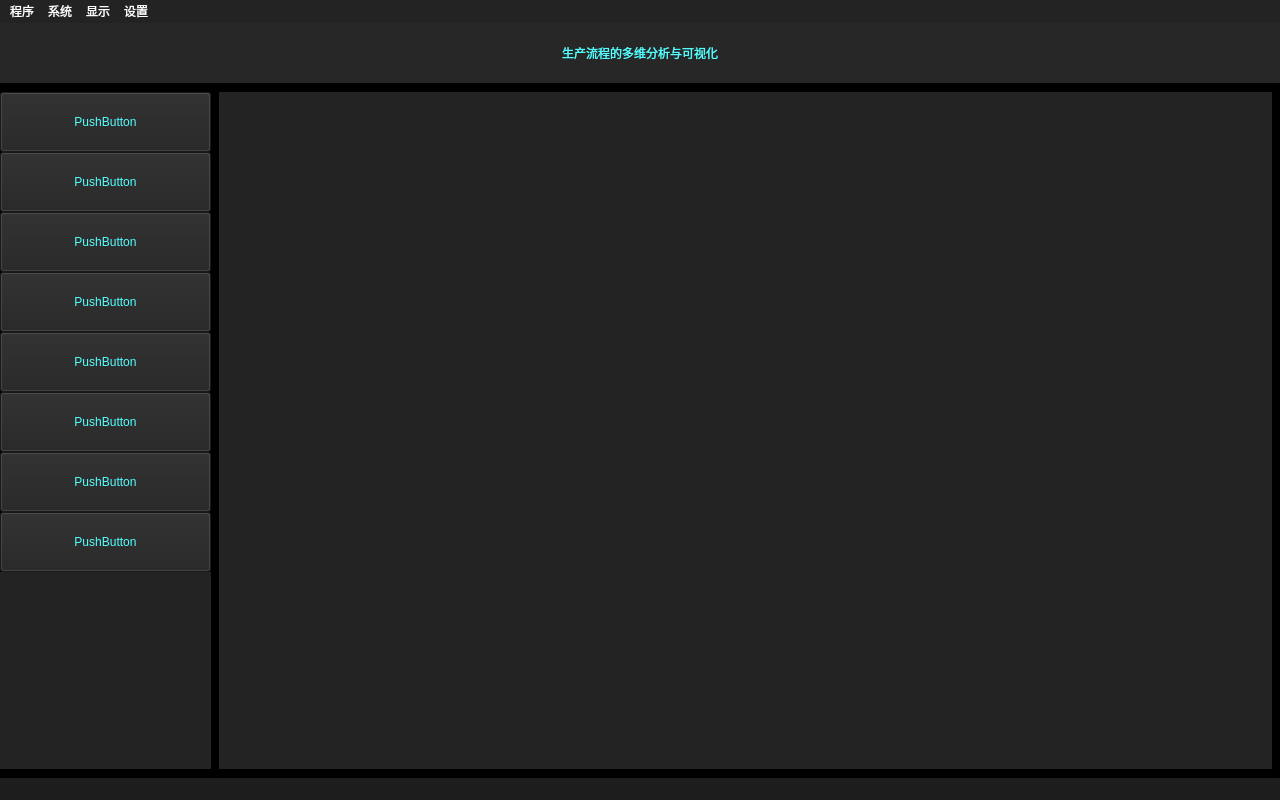
<?xml version="1.0" encoding="UTF-8"?>
<ui version="4.0">
 <class>MainWindow</class>
 <widget class="QMainWindow" name="MainWindow">
  <property name="geometry">
   <rect>
    <x>0</x>
    <y>0</y>
    <width>1280</width>
    <height>800</height>
   </rect>
  </property>
  <property name="windowTitle">
   <string>基于人工智能的生产流程分析与可视化系统</string>
  </property>
  <property name="styleSheet">
   <string notr="true">background-color: rgb(0, 0, 0);</string>
  </property>
  <widget class="QWidget" name="centralwidget">
   <layout class="QVBoxLayout" name="verticalLayout">
    <property name="spacing">
     <number>0</number>
    </property>
    <property name="leftMargin">
     <number>0</number>
    </property>
    <property name="topMargin">
     <number>0</number>
    </property>
    <property name="rightMargin">
     <number>0</number>
    </property>
    <property name="bottomMargin">
     <number>0</number>
    </property>
    <item>
     <widget class="QLabel" name="titleLabel">
      <property name="sizePolicy">
       <sizepolicy hsizetype="Preferred" vsizetype="MinimumExpanding">
        <horstretch>0</horstretch>
        <verstretch>0</verstretch>
       </sizepolicy>
      </property>
      <property name="minimumSize">
       <size>
        <width>0</width>
        <height>0</height>
       </size>
      </property>
      <property name="maximumSize">
       <size>
        <width>16777215</width>
        <height>60</height>
       </size>
      </property>
      <property name="styleSheet">
       <string notr="true">background-color: rgb(39, 39, 39);
font: 29pt &quot;宋体&quot;;
color: rgb(90, 174, 242);
color: rgb(255, 255, 255);
color: rgb(85, 255, 255);</string>
      </property>
      <property name="text">
       <string>生产流程的多维分析与可视化</string>
      </property>
      <property name="scaledContents">
       <bool>true</bool>
      </property>
      <property name="alignment">
       <set>Qt::AlignCenter</set>
      </property>
      <property name="wordWrap">
       <bool>false</bool>
      </property>
      <property name="indent">
       <number>0</number>
      </property>
     </widget>
    </item>
    <item>
     <widget class="QScrollArea" name="scrollArea">
      <property name="sizePolicy">
       <sizepolicy hsizetype="Expanding" vsizetype="Expanding">
        <horstretch>0</horstretch>
        <verstretch>0</verstretch>
       </sizepolicy>
      </property>
      <property name="frameShape">
       <enum>QFrame::NoFrame</enum>
      </property>
      <property name="verticalScrollBarPolicy">
       <enum>Qt::ScrollBarAsNeeded</enum>
      </property>
      <property name="widgetResizable">
       <bool>true</bool>
      </property>
      <widget class="QWidget" name="scrollAreaWidgetContents">
       <property name="geometry">
        <rect>
         <x>0</x>
         <y>0</y>
         <width>1280</width>
         <height>695</height>
        </rect>
       </property>
       <layout class="QHBoxLayout" name="horizontalLayout" stretch="0">
        <property name="spacing">
         <number>0</number>
        </property>
        <property name="leftMargin">
         <number>0</number>
        </property>
        <property name="topMargin">
         <number>9</number>
        </property>
        <property name="rightMargin">
         <number>0</number>
        </property>
        <property name="bottomMargin">
         <number>9</number>
        </property>
        <item>
         <layout class="QHBoxLayout" name="horizontalLayout_2" stretch="1,5">
          <property name="spacing">
           <number>8</number>
          </property>
          <property name="leftMargin">
           <number>0</number>
          </property>
          <property name="rightMargin">
           <number>8</number>
          </property>
          <item>
           <layout class="QVBoxLayout" name="verticalLayout_2" stretch="1,1,1,1,1,1,0,0,0">
            <property name="spacing">
             <number>0</number>
            </property>
            <item>
             <widget class="QPushButton" name="pushButton_1">
              <property name="sizePolicy">
               <sizepolicy hsizetype="Minimum" vsizetype="Fixed">
                <horstretch>0</horstretch>
                <verstretch>0</verstretch>
               </sizepolicy>
              </property>
              <property name="minimumSize">
               <size>
                <width>0</width>
                <height>60</height>
               </size>
              </property>
              <property name="styleSheet">
               <string notr="true">background-color: rgb(35, 35, 35);
font: 14pt &quot;宋体&quot;;
color: rgb(85, 255, 255);</string>
              </property>
              <property name="text">
               <string>PushButton</string>
              </property>
             </widget>
            </item>
            <item>
             <widget class="QPushButton" name="pushButton_2">
              <property name="minimumSize">
               <size>
                <width>0</width>
                <height>60</height>
               </size>
              </property>
              <property name="styleSheet">
               <string notr="true">background-color: rgb(35, 35, 35);
font: 14pt &quot;宋体&quot;;
color: rgb(85, 255, 255);</string>
              </property>
              <property name="text">
               <string>PushButton</string>
              </property>
             </widget>
            </item>
            <item>
             <widget class="QPushButton" name="pushButton_3">
              <property name="minimumSize">
               <size>
                <width>0</width>
                <height>60</height>
               </size>
              </property>
              <property name="styleSheet">
               <string notr="true">background-color: rgb(35, 35, 35);
font: 14pt &quot;宋体&quot;;
color: rgb(85, 255, 255);</string>
              </property>
              <property name="text">
               <string>PushButton</string>
              </property>
             </widget>
            </item>
            <item>
             <widget class="QPushButton" name="pushButton_4">
              <property name="minimumSize">
               <size>
                <width>0</width>
                <height>60</height>
               </size>
              </property>
              <property name="styleSheet">
               <string notr="true">background-color: rgb(35, 35, 35);
font: 14pt &quot;宋体&quot;;
color: rgb(85, 255, 255);</string>
              </property>
              <property name="text">
               <string>PushButton</string>
              </property>
             </widget>
            </item>
            <item>
             <widget class="QPushButton" name="pushButton_5">
              <property name="minimumSize">
               <size>
                <width>0</width>
                <height>60</height>
               </size>
              </property>
              <property name="styleSheet">
               <string notr="true">background-color: rgb(35, 35, 35);
font: 14pt &quot;宋体&quot;;
color: rgb(85, 255, 255);</string>
              </property>
              <property name="text">
               <string>PushButton</string>
              </property>
             </widget>
            </item>
            <item>
             <widget class="QPushButton" name="pushButton_6">
              <property name="enabled">
               <bool>true</bool>
              </property>
              <property name="sizePolicy">
               <sizepolicy hsizetype="Minimum" vsizetype="Fixed">
                <horstretch>0</horstretch>
                <verstretch>0</verstretch>
               </sizepolicy>
              </property>
              <property name="minimumSize">
               <size>
                <width>0</width>
                <height>60</height>
               </size>
              </property>
              <property name="styleSheet">
               <string notr="true">background-color: rgb(35, 35, 35);
font: 14pt &quot;宋体&quot;;
color: rgb(85, 255, 255);</string>
              </property>
              <property name="text">
               <string>PushButton</string>
              </property>
             </widget>
            </item>
            <item>
             <widget class="QPushButton" name="pushButton_7">
              <property name="minimumSize">
               <size>
                <width>0</width>
                <height>60</height>
               </size>
              </property>
              <property name="styleSheet">
               <string notr="true">background-color: rgb(35, 35, 35);
font: 14pt &quot;宋体&quot;;
color: rgb(85, 255, 255);</string>
              </property>
              <property name="text">
               <string>PushButton</string>
              </property>
             </widget>
            </item>
            <item>
             <widget class="QPushButton" name="pushButton_8">
              <property name="minimumSize">
               <size>
                <width>0</width>
                <height>60</height>
               </size>
              </property>
              <property name="styleSheet">
               <string notr="true">background-color: rgb(35, 35, 35);
font: 14pt &quot;宋体&quot;;
color: rgb(85, 255, 255);</string>
              </property>
              <property name="text">
               <string>PushButton</string>
              </property>
             </widget>
            </item>
            <item>
             <widget class="QLabel" name="label_2">
              <property name="styleSheet">
               <string notr="true">background-color: rgb(35, 35, 35);</string>
              </property>
              <property name="text">
               <string/>
              </property>
             </widget>
            </item>
           </layout>
          </item>
          <item>
           <widget class="QLabel" name="graphLabel">
            <property name="styleSheet">
             <string notr="true">background-color: rgb(35, 35, 35);</string>
            </property>
            <property name="text">
             <string/>
            </property>
           </widget>
          </item>
         </layout>
        </item>
       </layout>
      </widget>
     </widget>
    </item>
   </layout>
  </widget>
  <widget class="QStatusBar" name="statusbar">
   <property name="styleSheet">
    <string notr="true">background-color: rgb(29, 29, 29);
color: rgb(255, 255, 255);</string>
   </property>
  </widget>
  <widget class="QMenuBar" name="menuBar">
   <property name="geometry">
    <rect>
     <x>0</x>
     <y>0</y>
     <width>1280</width>
     <height>23</height>
    </rect>
   </property>
   <property name="styleSheet">
    <string notr="true">background-color: rgb(35, 35, 35);
selection-background-color: rgb(100, 100, 100);
color: rgb(255, 255, 255);</string>
   </property>
   <widget class="QMenu" name="processMenu">
    <property name="title">
     <string>程序</string>
    </property>
    <addaction name="start"/>
    <addaction name="stop"/>
   </widget>
   <widget class="QMenu" name="systemMenu">
    <property name="title">
     <string>系统</string>
    </property>
    <addaction name="chen1"/>
    <addaction name="chen2"/>
    <addaction name="li"/>
    <addaction name="yv1"/>
    <addaction name="yv2"/>
    <addaction name="wang"/>
    <addaction name="pan"/>
    <addaction name="yue"/>
   </widget>
   <widget class="QMenu" name="setupMenu">
    <property name="title">
     <string>设置</string>
    </property>
    <addaction name="openConfigFile"/>
   </widget>
   <widget class="QMenu" name="viewMenu">
    <property name="title">
     <string>显示</string>
    </property>
    <addaction name="fullScreen"/>
    <addaction name="exitFullScreen"/>
   </widget>
   <addaction name="processMenu"/>
   <addaction name="systemMenu"/>
   <addaction name="viewMenu"/>
   <addaction name="setupMenu"/>
  </widget>
  <action name="openConfigFile">
   <property name="text">
    <string>打开配置文件</string>
   </property>
  </action>
  <action name="start">
   <property name="text">
    <string>启动</string>
   </property>
  </action>
  <action name="stop">
   <property name="text">
    <string>终止</string>
   </property>
  </action>
  <action name="chen1">
   <property name="text">
    <string>智能异常事件监测与保护系统</string>
   </property>
  </action>
  <action name="chen2">
   <property name="text">
    <string>产品工件智能角度检测系统</string>
   </property>
  </action>
  <action name="li">
   <property name="text">
    <string>传感器数据采集分析与可视化系统</string>
   </property>
  </action>
  <action name="yv1">
   <property name="text">
    <string>生产线报警智能检测分析系统</string>
   </property>
  </action>
  <action name="yv2">
   <property name="text">
    <string>工厂CPS产线建模与分析系统</string>
   </property>
  </action>
  <action name="wang">
   <property name="text">
    <string>工厂侧板效率智能检测系统</string>
   </property>
  </action>
  <action name="pan">
   <property name="text">
    <string>产品包装配件完整性监测系统</string>
   </property>
  </action>
  <action name="yue">
   <property name="text">
    <string>厚板线OEE效率检测系统</string>
   </property>
  </action>
  <action name="fullScreen">
   <property name="text">
    <string>全屏模式</string>
   </property>
  </action>
  <action name="exitFullScreen">
   <property name="text">
    <string>退出全屏</string>
   </property>
  </action>
 </widget>
 <resources/>
 <connections/>
</ui>
